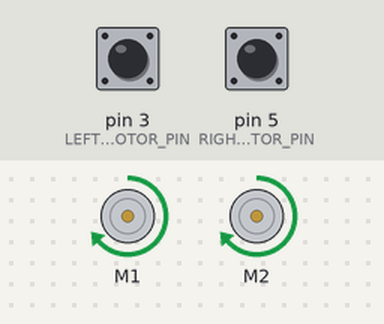
Bench run of a sketch on a simulated Arduino Uno, built with avr-gcc and run on an emulated ATmega328P. Parts: 2 × DC motor (green arrow = forward, orange = backward, longer = faster). The test bench sets the inputs (shaded band); at power-on: pin 3 (LEFT_MOTOR_PIN) LOW, pin 5 (RIGHT_MOTOR_PIN) LOW. What the sketch prints to the serial monitor is not drawn.

Above: at 0.1 s.
Timing chart, 0 to 1.6 s (numbered marks = the images above):
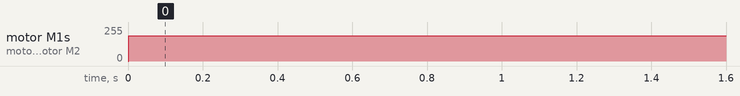

The sketch:

PIDControllerV1.ino
```cpp
#include <PinChangeInt.h>
#include "DualVNH5019MotorShield.h"
#define LEFT_MOTOR_PIN 3
#define RIGHT_MOTOR_PIN 5

DualVNH5019MotorShield md;
volatile float pwm_value_left = 0;
volatile float pwm_value_right = 0;
volatile float prev_time_left = 0;
volatile float prev_time_right = 0;

volatile float measureRPMTime= 0;
volatile float initialTime = 0;
volatile float finalTime = 0;

volatile float encoder_left = 0, encoder_right = 0;

float rpm_right;
float rpm_left;

void setup() {
  Serial.begin(115200);
  md.init();
  pinMode(LEFT_MOTOR_PIN, INPUT);
  pinMode(RIGHT_MOTOR_PIN, INPUT);
  // attach interrputs to the encoders output pins with PinChangeInt
  PCintPort::attachInterrupt(LEFT_MOTOR_PIN, left_encoder_rising, RISING);
  PCintPort::attachInterrupt(RIGHT_MOTOR_PIN, right_encoder_rising, RISING);
}

void loop() {
  move_forward();
  while(1){

  }
}

void move_forward() {
  encoder_left = 0;
  encoder_right = 0;
  while(encoder_right < 1000){
    Serial.print("encoder_left: ");
    Serial.println(encoder_left);
    Serial.print("encoder_right: ");
    Serial.println(encoder_right);
    md.setSpeeds(300, 300);
  }
  md.setBrakes(100, 100);
}

void left_encoder_rising() {
  encoder_left++;
}

void right_encoder_rising() {
  encoder_right++;
}
```

Measured:
- by itself, motor M1, motor M2: stopped → forward 191/255 at 0.00 s
